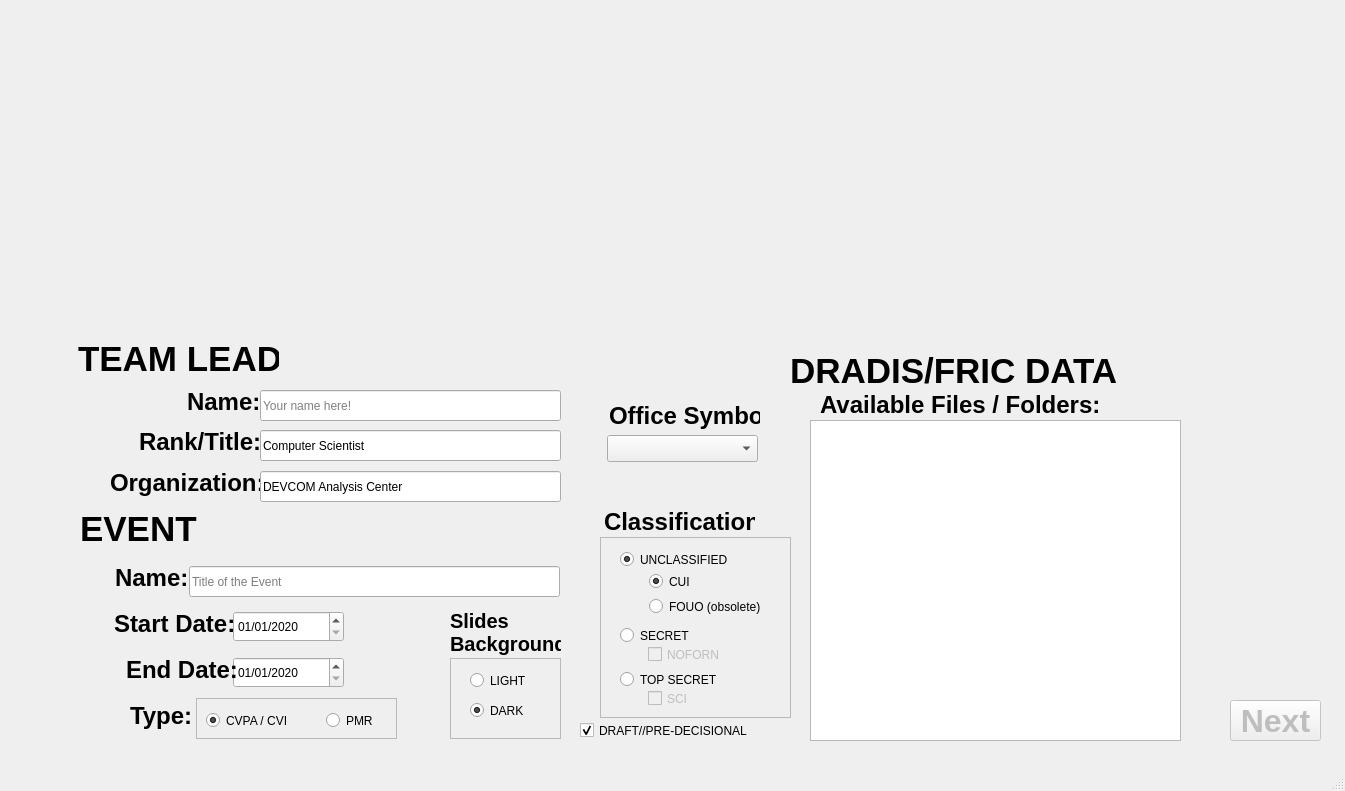
<?xml version="1.0" encoding="UTF-8"?>
<ui version="4.0">
 <class>MainWindow</class>
 <widget class="QMainWindow" name="MainWindow">
  <property name="enabled">
   <bool>true</bool>
  </property>
  <property name="geometry">
   <rect>
    <x>0</x>
    <y>0</y>
    <width>1345</width>
    <height>791</height>
   </rect>
  </property>
  <property name="minimumSize">
   <size>
    <width>1345</width>
    <height>791</height>
   </size>
  </property>
  <property name="maximumSize">
   <size>
    <width>1345</width>
    <height>791</height>
   </size>
  </property>
  <property name="windowTitle">
   <string>Emerging Results Brief (ERB) Generator</string>
  </property>
  <widget class="QWidget" name="centralwidget">
   <widget class="QStackedWidget" name="stackedWidget0">
    <property name="geometry">
     <rect>
      <x>0</x>
      <y>0</y>
      <width>1331</width>
      <height>751</height>
     </rect>
    </property>
    <property name="currentIndex">
     <number>0</number>
    </property>
    <widget class="QWidget" name="page1">
     <widget class="QDateEdit" name="startDate">
      <property name="geometry">
       <rect>
        <x>233</x>
        <y>611</y>
        <width>111</width>
        <height>31</height>
       </rect>
      </property>
      <property name="displayFormat">
       <string>MM/dd/yyyy</string>
      </property>
      <property name="date">
       <date>
        <year>2020</year>
        <month>1</month>
        <day>1</day>
       </date>
      </property>
     </widget>
     <widget class="QLabel" name="leadName_label">
      <property name="geometry">
       <rect>
        <x>187</x>
        <y>386</y>
        <width>81</width>
        <height>31</height>
       </rect>
      </property>
      <property name="font">
       <font>
        <pointsize>18</pointsize>
        <weight>75</weight>
        <bold>true</bold>
       </font>
      </property>
      <property name="text">
       <string>Name:</string>
      </property>
     </widget>
     <widget class="QLineEdit" name="leadName">
      <property name="geometry">
       <rect>
        <x>260</x>
        <y>390</y>
        <width>301</width>
        <height>31</height>
       </rect>
      </property>
      <property name="text">
       <string/>
      </property>
      <property name="placeholderText">
       <string>Your name here!</string>
      </property>
     </widget>
     <widget class="QLineEdit" name="leadTitle">
      <property name="geometry">
       <rect>
        <x>260</x>
        <y>430</y>
        <width>301</width>
        <height>31</height>
       </rect>
      </property>
      <property name="text">
       <string>Computer Scientist</string>
      </property>
     </widget>
     <widget class="QLineEdit" name="eventName">
      <property name="geometry">
       <rect>
        <x>189</x>
        <y>566</y>
        <width>371</width>
        <height>31</height>
       </rect>
      </property>
      <property name="text">
       <string/>
      </property>
      <property name="placeholderText">
       <string>Title of the Event</string>
      </property>
     </widget>
     <widget class="QLabel" name="leadTitle_label">
      <property name="geometry">
       <rect>
        <x>139</x>
        <y>426</y>
        <width>131</width>
        <height>31</height>
       </rect>
      </property>
      <property name="font">
       <font>
        <pointsize>18</pointsize>
        <weight>75</weight>
        <bold>true</bold>
       </font>
      </property>
      <property name="text">
       <string>Rank/Title:</string>
      </property>
     </widget>
     <widget class="QLabel" name="leadOrg_label">
      <property name="geometry">
       <rect>
        <x>110</x>
        <y>467</y>
        <width>151</width>
        <height>31</height>
       </rect>
      </property>
      <property name="font">
       <font>
        <pointsize>18</pointsize>
        <weight>75</weight>
        <bold>true</bold>
       </font>
      </property>
      <property name="text">
       <string>Organization:</string>
      </property>
     </widget>
     <widget class="QDateEdit" name="endDate">
      <property name="geometry">
       <rect>
        <x>233</x>
        <y>657</y>
        <width>111</width>
        <height>31</height>
       </rect>
      </property>
      <property name="displayFormat">
       <string>MM/dd/yyyy</string>
      </property>
      <property name="date">
       <date>
        <year>2020</year>
        <month>1</month>
        <day>1</day>
       </date>
      </property>
     </widget>
     <widget class="QLabel" name="startDate_label">
      <property name="geometry">
       <rect>
        <x>114</x>
        <y>608</y>
        <width>121</width>
        <height>31</height>
       </rect>
      </property>
      <property name="font">
       <font>
        <pointsize>18</pointsize>
        <weight>75</weight>
        <bold>true</bold>
       </font>
      </property>
      <property name="text">
       <string>Start Date:</string>
      </property>
     </widget>
     <widget class="QLabel" name="endDate_label">
      <property name="geometry">
       <rect>
        <x>126</x>
        <y>654</y>
        <width>121</width>
        <height>31</height>
       </rect>
      </property>
      <property name="font">
       <font>
        <pointsize>18</pointsize>
        <weight>75</weight>
        <bold>true</bold>
       </font>
      </property>
      <property name="text">
       <string>End Date:</string>
      </property>
     </widget>
     <widget class="QLabel" name="dradisfricData_label">
      <property name="geometry">
       <rect>
        <x>790</x>
        <y>350</y>
        <width>331</width>
        <height>41</height>
       </rect>
      </property>
      <property name="font">
       <font>
        <pointsize>26</pointsize>
        <weight>75</weight>
        <bold>true</bold>
       </font>
      </property>
      <property name="text">
       <string>DRADIS/FRIC DATA</string>
      </property>
     </widget>
     <widget class="QLabel" name="eventName_label">
      <property name="geometry">
       <rect>
        <x>115</x>
        <y>562</y>
        <width>81</width>
        <height>31</height>
       </rect>
      </property>
      <property name="font">
       <font>
        <pointsize>18</pointsize>
        <weight>75</weight>
        <bold>true</bold>
       </font>
      </property>
      <property name="text">
       <string>Name:</string>
      </property>
     </widget>
     <widget class="QLineEdit" name="leadOrg">
      <property name="geometry">
       <rect>
        <x>260</x>
        <y>471</y>
        <width>301</width>
        <height>31</height>
       </rect>
      </property>
      <property name="text">
       <string>DEVCOM Analysis Center</string>
      </property>
     </widget>
     <widget class="QLabel" name="event_label">
      <property name="geometry">
       <rect>
        <x>80</x>
        <y>508</y>
        <width>131</width>
        <height>41</height>
       </rect>
      </property>
      <property name="font">
       <font>
        <pointsize>26</pointsize>
        <weight>75</weight>
        <bold>true</bold>
       </font>
      </property>
      <property name="text">
       <string>EVENT</string>
      </property>
     </widget>
     <widget class="QLabel" name="teamLead_label">
      <property name="geometry">
       <rect>
        <x>78</x>
        <y>338</y>
        <width>201</width>
        <height>41</height>
       </rect>
      </property>
      <property name="font">
       <font>
        <pointsize>26</pointsize>
        <weight>75</weight>
        <bold>true</bold>
       </font>
      </property>
      <property name="text">
       <string>TEAM LEAD</string>
      </property>
     </widget>
     <widget class="QLabel" name="availFilesFolders_label">
      <property name="geometry">
       <rect>
        <x>820</x>
        <y>389</y>
        <width>281</width>
        <height>31</height>
       </rect>
      </property>
      <property name="font">
       <font>
        <pointsize>18</pointsize>
        <weight>75</weight>
        <bold>true</bold>
       </font>
      </property>
      <property name="text">
       <string>Available Files / Folders:</string>
      </property>
     </widget>
     <widget class="QListWidget" name="listFolders">
      <property name="geometry">
       <rect>
        <x>810</x>
        <y>420</y>
        <width>371</width>
        <height>321</height>
       </rect>
      </property>
     </widget>
     <widget class="QPushButton" name="nextButton">
      <property name="enabled">
       <bool>false</bool>
      </property>
      <property name="geometry">
       <rect>
        <x>1230</x>
        <y>700</y>
        <width>91</width>
        <height>41</height>
       </rect>
      </property>
      <property name="font">
       <font>
        <pointsize>24</pointsize>
        <weight>75</weight>
        <bold>true</bold>
       </font>
      </property>
      <property name="text">
       <string>Next</string>
      </property>
     </widget>
     <widget class="QLabel" name="logo_label">
      <property name="geometry">
       <rect>
        <x>70</x>
        <y>8</y>
        <width>1161</width>
        <height>321</height>
       </rect>
      </property>
      <property name="text">
       <string/>
      </property>
      <property name="pixmap">
       <pixmap>logos.jpg</pixmap>
      </property>
      <property name="scaledContents">
       <bool>true</bool>
      </property>
     </widget>
     <widget class="QFrame" name="Classificationframe">
      <property name="geometry">
       <rect>
        <x>600</x>
        <y>537</y>
        <width>191</width>
        <height>181</height>
       </rect>
      </property>
      <property name="frameShape">
       <enum>QFrame::StyledPanel</enum>
      </property>
      <property name="frameShadow">
       <enum>QFrame::Raised</enum>
      </property>
      <widget class="QRadioButton" name="unclassButton">
       <property name="geometry">
        <rect>
         <x>20</x>
         <y>10</y>
         <width>131</width>
         <height>25</height>
        </rect>
       </property>
       <property name="text">
        <string>UNCLASSIFIED</string>
       </property>
       <property name="checked">
        <bool>true</bool>
       </property>
      </widget>
      <widget class="QRadioButton" name="secretButton">
       <property name="geometry">
        <rect>
         <x>20</x>
         <y>86</y>
         <width>81</width>
         <height>25</height>
        </rect>
       </property>
       <property name="text">
        <string>SECRET</string>
       </property>
      </widget>
      <widget class="QRadioButton" name="topsecretButton">
       <property name="geometry">
        <rect>
         <x>20</x>
         <y>130</y>
         <width>121</width>
         <height>25</height>
        </rect>
       </property>
       <property name="text">
        <string>TOP SECRET</string>
       </property>
      </widget>
      <widget class="QCheckBox" name="noforncheckBox">
       <property name="enabled">
        <bool>false</bool>
       </property>
       <property name="geometry">
        <rect>
         <x>48</x>
         <y>105</y>
         <width>91</width>
         <height>25</height>
        </rect>
       </property>
       <property name="text">
        <string>NOFORN</string>
       </property>
      </widget>
      <widget class="QCheckBox" name="scicheckBox">
       <property name="enabled">
        <bool>false</bool>
       </property>
       <property name="geometry">
        <rect>
         <x>48</x>
         <y>149</y>
         <width>51</width>
         <height>25</height>
        </rect>
       </property>
       <property name="text">
        <string>SCI</string>
       </property>
      </widget>
      <widget class="QFrame" name="frame">
       <property name="geometry">
        <rect>
         <x>40</x>
         <y>32</y>
         <width>151</width>
         <height>51</height>
        </rect>
       </property>
       <property name="frameShape">
        <enum>QFrame::NoFrame</enum>
       </property>
       <property name="frameShadow">
        <enum>QFrame::Plain</enum>
       </property>
       <property name="lineWidth">
        <number>0</number>
       </property>
       <widget class="QRadioButton" name="fouoButton">
        <property name="geometry">
         <rect>
          <x>9</x>
          <y>25</y>
          <width>141</width>
          <height>25</height>
         </rect>
        </property>
        <property name="text">
         <string>FOUO (obsolete)</string>
        </property>
       </widget>
       <widget class="QRadioButton" name="cuiButton">
        <property name="geometry">
         <rect>
          <x>9</x>
          <y>0</y>
          <width>61</width>
          <height>25</height>
         </rect>
        </property>
        <property name="text">
         <string>CUI</string>
        </property>
        <property name="checked">
         <bool>true</bool>
        </property>
       </widget>
      </widget>
     </widget>
     <widget class="QLabel" name="mode_label">
      <property name="geometry">
       <rect>
        <x>450</x>
        <y>607</y>
        <width>111</width>
        <height>51</height>
       </rect>
      </property>
      <property name="font">
       <font>
        <pointsize>15</pointsize>
        <weight>75</weight>
        <bold>true</bold>
       </font>
      </property>
      <property name="layoutDirection">
       <enum>Qt::LeftToRight</enum>
      </property>
      <property name="text">
       <string>Slides
Background</string>
      </property>
     </widget>
     <widget class="QFrame" name="Modeframe">
      <property name="geometry">
       <rect>
        <x>450</x>
        <y>658</y>
        <width>111</width>
        <height>81</height>
       </rect>
      </property>
      <property name="frameShape">
       <enum>QFrame::StyledPanel</enum>
      </property>
      <property name="frameShadow">
       <enum>QFrame::Raised</enum>
      </property>
      <widget class="QRadioButton" name="lightButton">
       <property name="geometry">
        <rect>
         <x>20</x>
         <y>10</y>
         <width>81</width>
         <height>25</height>
        </rect>
       </property>
       <property name="text">
        <string>LIGHT</string>
       </property>
       <property name="checked">
        <bool>false</bool>
       </property>
      </widget>
      <widget class="QRadioButton" name="darkButton">
       <property name="geometry">
        <rect>
         <x>20</x>
         <y>40</y>
         <width>81</width>
         <height>25</height>
        </rect>
       </property>
       <property name="text">
        <string>DARK</string>
       </property>
       <property name="checked">
        <bool>true</bool>
       </property>
      </widget>
     </widget>
     <widget class="QLabel" name="classification_label">
      <property name="geometry">
       <rect>
        <x>604</x>
        <y>506</y>
        <width>151</width>
        <height>31</height>
       </rect>
      </property>
      <property name="font">
       <font>
        <pointsize>18</pointsize>
        <weight>75</weight>
        <bold>true</bold>
       </font>
      </property>
      <property name="layoutDirection">
       <enum>Qt::LeftToRight</enum>
      </property>
      <property name="text">
       <string>Classification</string>
      </property>
     </widget>
     <widget class="QCheckBox" name="draftcheckBox">
      <property name="geometry">
       <rect>
        <x>580</x>
        <y>720</y>
        <width>211</width>
        <height>21</height>
       </rect>
      </property>
      <property name="text">
       <string>DRAFT//PRE-DECISIONAL</string>
      </property>
      <property name="checked">
       <bool>true</bool>
      </property>
     </widget>
     <widget class="QComboBox" name="office_comboBox">
      <property name="geometry">
       <rect>
        <x>607</x>
        <y>435</y>
        <width>151</width>
        <height>27</height>
       </rect>
      </property>
      <property name="editable">
       <bool>false</bool>
      </property>
      <property name="currentText">
       <string/>
      </property>
     </widget>
     <widget class="QLabel" name="office_label">
      <property name="geometry">
       <rect>
        <x>609</x>
        <y>400</y>
        <width>151</width>
        <height>31</height>
       </rect>
      </property>
      <property name="font">
       <font>
        <pointsize>18</pointsize>
        <weight>75</weight>
        <bold>true</bold>
       </font>
      </property>
      <property name="layoutDirection">
       <enum>Qt::LeftToRight</enum>
      </property>
      <property name="text">
       <string>Office Symbol</string>
      </property>
     </widget>
     <widget class="QFrame" name="Eventframe">
      <property name="geometry">
       <rect>
        <x>196</x>
        <y>698</y>
        <width>201</width>
        <height>41</height>
       </rect>
      </property>
      <property name="frameShape">
       <enum>QFrame::StyledPanel</enum>
      </property>
      <property name="frameShadow">
       <enum>QFrame::Raised</enum>
      </property>
      <widget class="QRadioButton" name="pmrButton">
       <property name="geometry">
        <rect>
         <x>130</x>
         <y>10</y>
         <width>61</width>
         <height>25</height>
        </rect>
       </property>
       <property name="text">
        <string>PMR</string>
       </property>
       <property name="checked">
        <bool>false</bool>
       </property>
      </widget>
      <widget class="QRadioButton" name="cvpaButton">
       <property name="geometry">
        <rect>
         <x>10</x>
         <y>10</y>
         <width>111</width>
         <height>25</height>
        </rect>
       </property>
       <property name="text">
        <string>CVPA / CVI</string>
       </property>
       <property name="checked">
        <bool>true</bool>
       </property>
      </widget>
     </widget>
     <widget class="QLabel" name="eventType_label">
      <property name="geometry">
       <rect>
        <x>130</x>
        <y>700</y>
        <width>71</width>
        <height>31</height>
       </rect>
      </property>
      <property name="font">
       <font>
        <pointsize>18</pointsize>
        <weight>75</weight>
        <bold>true</bold>
       </font>
      </property>
      <property name="text">
       <string>Type:</string>
      </property>
     </widget>
    </widget>
    <widget class="QWidget" name="page2">
     <widget class="QPushButton" name="quitButton">
      <property name="geometry">
       <rect>
        <x>1220</x>
        <y>640</y>
        <width>91</width>
        <height>41</height>
       </rect>
      </property>
      <property name="font">
       <font>
        <pointsize>24</pointsize>
        <weight>75</weight>
        <bold>true</bold>
       </font>
      </property>
      <property name="text">
       <string>Quit</string>
      </property>
     </widget>
     <widget class="QLabel" name="findings_label">
      <property name="geometry">
       <rect>
        <x>25</x>
        <y>0</y>
        <width>111</width>
        <height>31</height>
       </rect>
      </property>
      <property name="font">
       <font>
        <pointsize>18</pointsize>
        <weight>75</weight>
        <bold>true</bold>
       </font>
      </property>
      <property name="text">
       <string>Findings:</string>
      </property>
     </widget>
     <widget class="QPushButton" name="updateDescButton">
      <property name="geometry">
       <rect>
        <x>298</x>
        <y>702</y>
        <width>181</width>
        <height>41</height>
       </rect>
      </property>
      <property name="font">
       <font>
        <pointsize>14</pointsize>
        <weight>75</weight>
        <bold>true</bold>
       </font>
      </property>
      <property name="text">
       <string>Update Finding</string>
      </property>
     </widget>
     <widget class="QPlainTextEdit" name="issuesText">
      <property name="geometry">
       <rect>
        <x>19</x>
        <y>330</y>
        <width>461</width>
        <height>121</height>
       </rect>
      </property>
     </widget>
     <widget class="QLabel" name="screenshotPreview_label">
      <property name="geometry">
       <rect>
        <x>550</x>
        <y>352</y>
        <width>231</width>
        <height>31</height>
       </rect>
      </property>
      <property name="font">
       <font>
        <pointsize>18</pointsize>
        <weight>75</weight>
        <bold>true</bold>
       </font>
      </property>
      <property name="text">
       <string>Screenshot Preview:</string>
      </property>
     </widget>
     <widget class="QLabel" name="imagePreview_label">
      <property name="geometry">
       <rect>
        <x>540</x>
        <y>383</y>
        <width>631</width>
        <height>391</height>
       </rect>
      </property>
      <property name="text">
       <string>NO PREVIEW</string>
      </property>
      <property name="scaledContents">
       <bool>true</bool>
      </property>
      <property name="alignment">
       <set>Qt::AlignCenter</set>
      </property>
     </widget>
     <widget class="QPushButton" name="findingDeleteButton">
      <property name="geometry">
       <rect>
        <x>439</x>
        <y>178</y>
        <width>41</width>
        <height>21</height>
       </rect>
      </property>
      <property name="font">
       <font>
        <pointsize>8</pointsize>
        <weight>75</weight>
        <bold>true</bold>
       </font>
      </property>
      <property name="text">
       <string>DEL</string>
      </property>
     </widget>
     <widget class="QPushButton" name="findingUpButton">
      <property name="geometry">
       <rect>
        <x>440</x>
        <y>98</y>
        <width>41</width>
        <height>21</height>
       </rect>
      </property>
      <property name="font">
       <font>
        <pointsize>8</pointsize>
        <weight>75</weight>
        <bold>true</bold>
       </font>
      </property>
      <property name="cursor">
       <cursorShape>ArrowCursor</cursorShape>
      </property>
      <property name="text">
       <string>UP</string>
      </property>
     </widget>
     <widget class="QPushButton" name="findingDownButton">
      <property name="geometry">
       <rect>
        <x>440</x>
        <y>128</y>
        <width>41</width>
        <height>21</height>
       </rect>
      </property>
      <property name="font">
       <font>
        <pointsize>8</pointsize>
        <weight>75</weight>
        <bold>true</bold>
       </font>
      </property>
      <property name="text">
       <string>DOWN</string>
      </property>
     </widget>
     <widget class="QLabel" name="screenshots_label">
      <property name="geometry">
       <rect>
        <x>566</x>
        <y>0</y>
        <width>141</width>
        <height>31</height>
       </rect>
      </property>
      <property name="font">
       <font>
        <pointsize>18</pointsize>
        <weight>75</weight>
        <bold>true</bold>
       </font>
      </property>
      <property name="text">
       <string>Screenshots:</string>
      </property>
     </widget>
     <widget class="QPushButton" name="pptxButton">
      <property name="geometry">
       <rect>
        <x>1220</x>
        <y>30</y>
        <width>91</width>
        <height>41</height>
       </rect>
      </property>
      <property name="font">
       <font>
        <pointsize>24</pointsize>
        <weight>75</weight>
        <bold>true</bold>
       </font>
      </property>
      <property name="text">
       <string>PPTX</string>
      </property>
     </widget>
     <widget class="QLabel" name="issues_label">
      <property name="geometry">
       <rect>
        <x>29</x>
        <y>299</y>
        <width>51</width>
        <height>31</height>
       </rect>
      </property>
      <property name="font">
       <font>
        <pointsize>11</pointsize>
        <weight>75</weight>
        <bold>true</bold>
       </font>
      </property>
      <property name="text">
       <string>Issues:</string>
      </property>
     </widget>
     <widget class="QListWidget" name="listFindings">
      <property name="geometry">
       <rect>
        <x>15</x>
        <y>30</y>
        <width>421</width>
        <height>181</height>
       </rect>
      </property>
      <property name="dragEnabled">
       <bool>false</bool>
      </property>
      <property name="dragDropOverwriteMode">
       <bool>false</bool>
      </property>
      <property name="dragDropMode">
       <enum>QAbstractItemView::NoDragDrop</enum>
      </property>
      <property name="defaultDropAction">
       <enum>Qt::IgnoreAction</enum>
      </property>
     </widget>
     <widget class="QPushButton" name="gobackButton">
      <property name="geometry">
       <rect>
        <x>1200</x>
        <y>700</y>
        <width>131</width>
        <height>41</height>
       </rect>
      </property>
      <property name="font">
       <font>
        <pointsize>24</pointsize>
        <weight>75</weight>
        <bold>true</bold>
       </font>
      </property>
      <property name="text">
       <string>Go Back</string>
      </property>
     </widget>
     <widget class="QPushButton" name="screenshotDeleteButton">
      <property name="geometry">
       <rect>
        <x>1129</x>
        <y>240</y>
        <width>41</width>
        <height>21</height>
       </rect>
      </property>
      <property name="font">
       <font>
        <pointsize>8</pointsize>
        <weight>75</weight>
        <bold>true</bold>
       </font>
      </property>
      <property name="text">
       <string>DEL</string>
      </property>
     </widget>
     <widget class="QPushButton" name="screenshotDownButton">
      <property name="geometry">
       <rect>
        <x>1130</x>
        <y>190</y>
        <width>41</width>
        <height>21</height>
       </rect>
      </property>
      <property name="font">
       <font>
        <pointsize>8</pointsize>
        <weight>75</weight>
        <bold>true</bold>
       </font>
      </property>
      <property name="text">
       <string>DOWN</string>
      </property>
     </widget>
     <widget class="QPushButton" name="screenshotUpButton">
      <property name="geometry">
       <rect>
        <x>1130</x>
        <y>160</y>
        <width>41</width>
        <height>21</height>
       </rect>
      </property>
      <property name="font">
       <font>
        <pointsize>8</pointsize>
        <weight>75</weight>
        <bold>true</bold>
       </font>
      </property>
      <property name="cursor">
       <cursorShape>ArrowCursor</cursorShape>
      </property>
      <property name="text">
       <string>UP</string>
      </property>
     </widget>
     <widget class="QListWidget" name="listScreenshots">
      <property name="geometry">
       <rect>
        <x>556</x>
        <y>30</y>
        <width>571</width>
        <height>321</height>
       </rect>
      </property>
      <property name="dragEnabled">
       <bool>false</bool>
      </property>
      <property name="dragDropOverwriteMode">
       <bool>false</bool>
      </property>
      <property name="dragDropMode">
       <enum>QAbstractItemView::NoDragDrop</enum>
      </property>
      <property name="defaultDropAction">
       <enum>Qt::IgnoreAction</enum>
      </property>
     </widget>
     <widget class="QLabel" name="findingName_label">
      <property name="geometry">
       <rect>
        <x>33</x>
        <y>228</y>
        <width>101</width>
        <height>31</height>
       </rect>
      </property>
      <property name="font">
       <font>
        <pointsize>11</pointsize>
        <weight>75</weight>
        <bold>true</bold>
       </font>
      </property>
      <property name="text">
       <string>Finding Name:</string>
      </property>
     </widget>
     <widget class="QLineEdit" name="findingName">
      <property name="geometry">
       <rect>
        <x>139</x>
        <y>229</y>
        <width>341</width>
        <height>31</height>
       </rect>
      </property>
      <property name="text">
       <string/>
      </property>
      <property name="placeholderText">
       <string/>
      </property>
     </widget>
     <widget class="QLabel" name="findingHosts_label">
      <property name="geometry">
       <rect>
        <x>29</x>
        <y>267</y>
        <width>111</width>
        <height>31</height>
       </rect>
      </property>
      <property name="font">
       <font>
        <pointsize>11</pointsize>
        <weight>75</weight>
        <bold>true</bold>
       </font>
      </property>
      <property name="text">
       <string>Affected Hosts:</string>
      </property>
     </widget>
     <widget class="QLineEdit" name="findingHosts">
      <property name="geometry">
       <rect>
        <x>139</x>
        <y>269</y>
        <width>341</width>
        <height>31</height>
       </rect>
      </property>
      <property name="text">
       <string/>
      </property>
      <property name="placeholderText">
       <string/>
      </property>
     </widget>
     <widget class="QLabel" name="posture_label">
      <property name="geometry">
       <rect>
        <x>19</x>
        <y>450</y>
        <width>61</width>
        <height>31</height>
       </rect>
      </property>
      <property name="font">
       <font>
        <pointsize>11</pointsize>
        <weight>75</weight>
        <bold>true</bold>
       </font>
      </property>
      <property name="text">
       <string>Posture:</string>
      </property>
     </widget>
     <widget class="QRadioButton" name="insiderButton">
      <property name="geometry">
       <rect>
        <x>36</x>
        <y>477</y>
        <width>91</width>
        <height>25</height>
       </rect>
      </property>
      <property name="text">
       <string>Insider</string>
      </property>
     </widget>
     <widget class="QRadioButton" name="nearsiderButton">
      <property name="geometry">
       <rect>
        <x>36</x>
        <y>497</y>
        <width>91</width>
        <height>25</height>
       </rect>
      </property>
      <property name="text">
       <string>Nearsider</string>
      </property>
      <property name="checked">
       <bool>true</bool>
      </property>
     </widget>
     <widget class="QRadioButton" name="outsiderButton">
      <property name="geometry">
       <rect>
        <x>36</x>
        <y>517</y>
        <width>91</width>
        <height>25</height>
       </rect>
      </property>
      <property name="text">
       <string>Outsider</string>
      </property>
      <property name="checked">
       <bool>false</bool>
      </property>
     </widget>
     <widget class="QPlainTextEdit" name="mitigationText">
      <property name="geometry">
       <rect>
        <x>19</x>
        <y>566</y>
        <width>461</width>
        <height>121</height>
       </rect>
      </property>
     </widget>
     <widget class="QLabel" name="mitigation_label">
      <property name="geometry">
       <rect>
        <x>29</x>
        <y>539</y>
        <width>81</width>
        <height>31</height>
       </rect>
      </property>
      <property name="font">
       <font>
        <pointsize>11</pointsize>
        <weight>75</weight>
        <bold>true</bold>
       </font>
      </property>
      <property name="text">
       <string>Mitigation:</string>
      </property>
     </widget>
     <widget class="QCheckBox" name="mitigationcheckBox">
      <property name="geometry">
       <rect>
        <x>29</x>
        <y>696</y>
        <width>141</width>
        <height>25</height>
       </rect>
      </property>
      <property name="text">
       <string>Include Mitigation</string>
      </property>
     </widget>
     <widget class="QPushButton" name="findingAddButton">
      <property name="geometry">
       <rect>
        <x>440</x>
        <y>48</y>
        <width>41</width>
        <height>21</height>
       </rect>
      </property>
      <property name="font">
       <font>
        <pointsize>8</pointsize>
        <weight>75</weight>
        <bold>true</bold>
       </font>
      </property>
      <property name="text">
       <string>ADD</string>
      </property>
     </widget>
     <widget class="QPushButton" name="screenshotAddButton">
      <property name="geometry">
       <rect>
        <x>1130</x>
        <y>100</y>
        <width>41</width>
        <height>21</height>
       </rect>
      </property>
      <property name="font">
       <font>
        <pointsize>8</pointsize>
        <weight>75</weight>
        <bold>true</bold>
       </font>
      </property>
      <property name="text">
       <string>ADD</string>
      </property>
     </widget>
     <zorder>imagePreview_label</zorder>
     <zorder>quitButton</zorder>
     <zorder>findings_label</zorder>
     <zorder>updateDescButton</zorder>
     <zorder>issuesText</zorder>
     <zorder>screenshotPreview_label</zorder>
     <zorder>findingDeleteButton</zorder>
     <zorder>findingUpButton</zorder>
     <zorder>findingDownButton</zorder>
     <zorder>screenshots_label</zorder>
     <zorder>pptxButton</zorder>
     <zorder>issues_label</zorder>
     <zorder>listFindings</zorder>
     <zorder>gobackButton</zorder>
     <zorder>screenshotDeleteButton</zorder>
     <zorder>screenshotDownButton</zorder>
     <zorder>screenshotUpButton</zorder>
     <zorder>listScreenshots</zorder>
     <zorder>findingName_label</zorder>
     <zorder>findingName</zorder>
     <zorder>findingHosts_label</zorder>
     <zorder>findingHosts</zorder>
     <zorder>posture_label</zorder>
     <zorder>insiderButton</zorder>
     <zorder>nearsiderButton</zorder>
     <zorder>outsiderButton</zorder>
     <zorder>mitigationText</zorder>
     <zorder>mitigation_label</zorder>
     <zorder>mitigationcheckBox</zorder>
     <zorder>findingAddButton</zorder>
     <zorder>screenshotAddButton</zorder>
    </widget>
   </widget>
  </widget>
  <widget class="QMenuBar" name="menubar">
   <property name="geometry">
    <rect>
     <x>0</x>
     <y>0</y>
     <width>1345</width>
     <height>24</height>
    </rect>
   </property>
  </widget>
  <widget class="QStatusBar" name="statusbar"/>
 </widget>
 <tabstops>
  <tabstop>leadName</tabstop>
  <tabstop>leadTitle</tabstop>
  <tabstop>leadOrg</tabstop>
  <tabstop>eventName</tabstop>
  <tabstop>startDate</tabstop>
  <tabstop>endDate</tabstop>
  <tabstop>cvpaButton</tabstop>
  <tabstop>pmrButton</tabstop>
  <tabstop>lightButton</tabstop>
  <tabstop>darkButton</tabstop>
  <tabstop>office_comboBox</tabstop>
  <tabstop>unclassButton</tabstop>
  <tabstop>cuiButton</tabstop>
  <tabstop>fouoButton</tabstop>
  <tabstop>secretButton</tabstop>
  <tabstop>noforncheckBox</tabstop>
  <tabstop>topsecretButton</tabstop>
  <tabstop>scicheckBox</tabstop>
  <tabstop>draftcheckBox</tabstop>
  <tabstop>listFolders</tabstop>
  <tabstop>nextButton</tabstop>
  <tabstop>listFindings</tabstop>
  <tabstop>findingAddButton</tabstop>
  <tabstop>findingUpButton</tabstop>
  <tabstop>findingDownButton</tabstop>
  <tabstop>findingDeleteButton</tabstop>
  <tabstop>findingName</tabstop>
  <tabstop>findingHosts</tabstop>
  <tabstop>issuesText</tabstop>
  <tabstop>insiderButton</tabstop>
  <tabstop>nearsiderButton</tabstop>
  <tabstop>outsiderButton</tabstop>
  <tabstop>mitigationText</tabstop>
  <tabstop>mitigationcheckBox</tabstop>
  <tabstop>updateDescButton</tabstop>
  <tabstop>listScreenshots</tabstop>
  <tabstop>screenshotAddButton</tabstop>
  <tabstop>screenshotUpButton</tabstop>
  <tabstop>screenshotDownButton</tabstop>
  <tabstop>screenshotDeleteButton</tabstop>
  <tabstop>pptxButton</tabstop>
  <tabstop>gobackButton</tabstop>
  <tabstop>quitButton</tabstop>
 </tabstops>
 <resources/>
 <connections/>
</ui>
